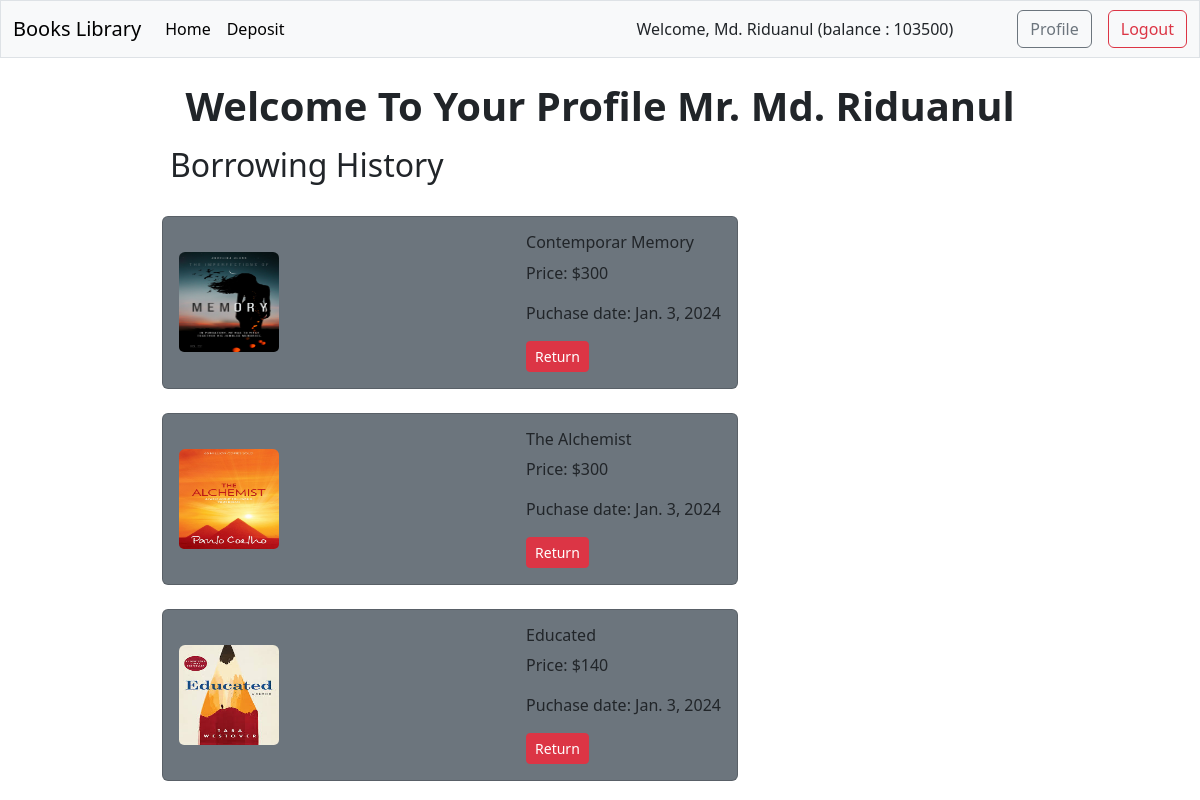
Page /books/borrow (signed in) on the committed database.
### users/models.py (models this page shows, shortened)
class UserAccount(models.Model):
    user = models.OneToOneField(User, related_name='user', on_delete= models.CASCADE)
    balance = models.IntegerField(default=0)

### books/models.py (models this page shows, shortened)
class Borrow(models.Model):
    user = models.ForeignKey(User, on_delete=models.CASCADE, null=True)
    book = models.ForeignKey(Book, on_delete=models.CASCADE,)
    borrow_date = models.DateField(auto_now_add = True)
    quantity= models.PositiveIntegerField(default=0)
    is_borrow= models.BooleanField(default=False)

class Book(models.Model):
    book_title = models.CharField(max_length=100)
    category = models.ForeignKey(Category, related_name = 'category', on_delete = models.CASCADE)
    price = models.IntegerField()
    description= models.TextField()
    image = models.ImageField(upload_to='books/media/', blank= True, null=True)
    quantity= models.PositiveIntegerField(default=0)

### books/views.py (the view)
# urls.py: path('borrow',views.BorrowingHistoryView.as_view(), name='borrow' ),
class BorrowingHistoryView(ListView):
    model = Borrow
    template_name= 'profile.html'
    context_object_name = 'borrows'
    def get_queryset(self):
        return Borrow.objects.filter(user=self.request.user)

### books/templates/profile.html
{% extends "base.html" %}
{% block content %}
<div class="mx-auto pt-2">
    <h1 class="text-center  fw-bold pt-3 ">Welcome To Your Profile Mr. {{request.user.first_name}}</h1>
    <div class="order_history row w-75 mx-auto">
        <h2 class=' ms-2 pt-2'>Borrowing History</h2>
        {% for borrow in borrows %}
        {%if borrow.is_borrow%}
                <div class="col-8  g-4 ">
                    <div class="card bg-secondary">
                        <div class="card-body d-flex justify-content-between align-items-center">
                            <img
                                src="{{borrow.book.image.url}}"
                                class="img-fluid rounded-top card-img"
                                alt="{{borrow.book.book_title}}"
                                style='height:100px; width:100px;'
                            />
                           <div>
                            <h6 class="card-text ">{{borrow.book.book_title}}</h6>
                            <p class="card-text ">Price: ${{borrow.book.price}}</p>
                            <p>Puchase date: {{borrow.borrow_date}}</p>
                            <a href="{% url 'return' borrow.id %}" class='btn btn-danger btn-sm'>Return</a>
                           </div>
                        </div>
                    </div>
                </div>
                {%endif%}
                 {% endfor %}
    </div>
</div>
{% endblock content %}

### templates/base.html (shortened to what this page needs)
<!DOCTYPE html>
<html lang="en">
<head>
    <link href="https://cdn.jsdelivr.net/npm/bootstrap@5.3.2/dist/css/bootstrap.min.css" rel="stylesheet">
</head>
<body >
   <header class="header">
    <nav class="navbar navbar-expand-lg bg-body-tertiary border border-b">
        <div class="container-fluid">
          <div class="collapse navbar-collapse" id="navbarTogglerDemo01">
            <a class="navbar-brand" href="{% url 'home'}">Books Library</a>
            <ul class="navbar-nav me-auto mb-2 mb-lg-0">
              <li class="nav-item">
                <a class="nav-link active" aria-current="page" href="{% url 'home' %}">Home</a>
              </li>
              {% if request.user.is_authenticated %}
              <li class="nav-item">
                <a class="nav-link active" aria-current="page" href="{% url 'deposit' %}">Deposit</a>
              </li>
              {% endif %}
            </ul>
            <div class="d-flex gap-3" role="search" >
              {% if request.user.is_authenticated %}
              <div class="text-blue-900 my-auto font-black px-5">Welcome, {{ request.user.first_name }} (balance : {{request.user.user.balance}}) </div>
               <a href="{% url 'borrow' %}" class="btn btn-outline-secondary" type="submit">Profile</a>
               <a href="{% url 'logout' %}" class="btn btn-outline-danger" type="submit">Logout</a>
              {% else %}
              <a href="{% url 'login' %}" class="btn btn-outline-success" type="submit">Login</a>
              <a href="{% url 'sign_up' %}"class="btn btn-outline-warning" type="submit">Sign up</a>
              {% endif %}
            </div>
          </div>
        </div>
      </nav>
   </header>
   {% block content %}{% endblock content %}
</body>
</html>

### rows in the picture
Borrow: book.image (picture), book.book_title "Contemporar Memory", book.price "300", borrow_date "Jan. 3, 2024"
Borrow: book.image (picture), book.book_title "The Alchemist", book.price "300", borrow_date "Jan. 3, 2024"
Borrow: book.image (picture), book.book_title "Educated", book.price "140", borrow_date "Jan. 3, 2024"

### other values in the picture
{{ request.user.first_name }} "Md. Riduanul"
{{ request.user.user.balance }} "103500"
